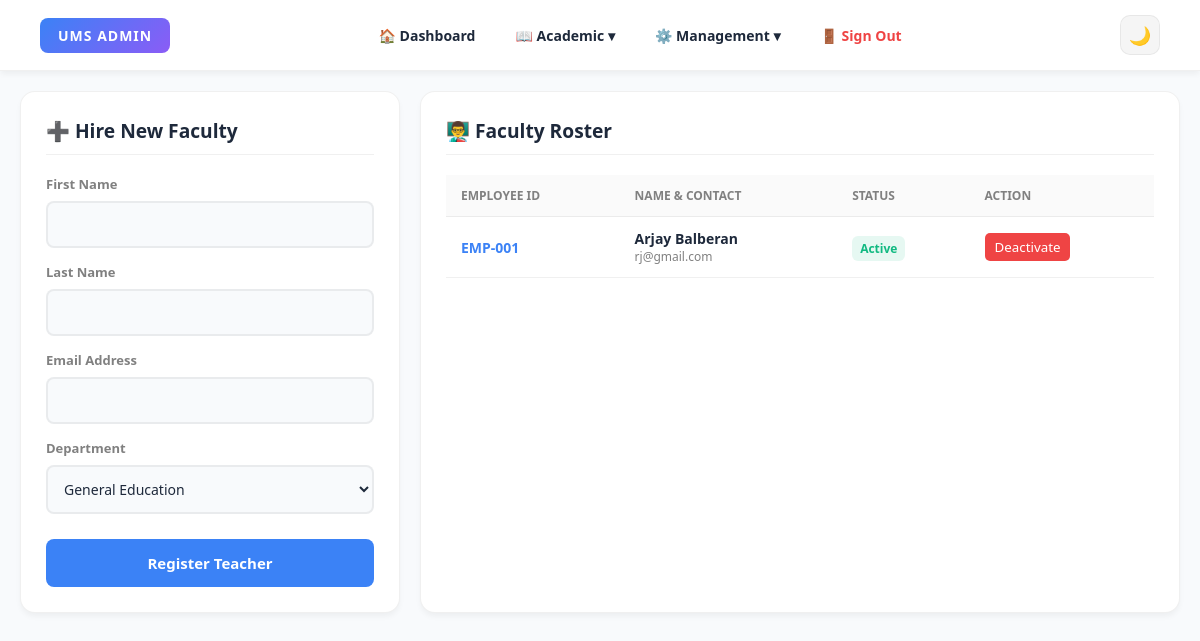
Screenshot of /modules/admin/teachers.php (signed in) with the database file from the repository.
### tables this page shows
CREATE TABLE `teachers` (
  `id` int(11) NOT NULL,
  `employee_no` varchar(20) NOT NULL,
  `first_name` varchar(100) NOT NULL,
  `last_name` varchar(100) NOT NULL,
  `password` varchar(255) DEFAULT NULL,
  `department` varchar(100) DEFAULT NULL,
  `status` enum('Active','Inactive') DEFAULT 'Active',
  `created_at` timestamp NOT NULL DEFAULT current_timestamp(),
  `email` varchar(100) DEFAULT NULL
);

### modules/admin/teachers.php (the view, shortened to what this page needs)
<?php
require_once '../../config/database.php';
$teachers_list = [];
try {
    $teachers_list = $pdo->query("SELECT * FROM teachers ORDER BY id DESC")->fetchAll();
} catch (PDOException $e) {}
include '../../includes/header.php';
?>
<div class="container split-grid" style="display: grid; grid-template-columns: 1fr 2fr; gap: 20px;">
    <div class="card" style="height: fit-content;">
        <h3 class="card-title">➕ Hire New Faculty</h3>
        <form method="POST" action="">
            <div class="input-group">
                <label>First Name</label><input type="text" name="first_name" class="custom-input" required>
            </div>
            <div class="input-group">
                <label>Last Name</label><input type="text" name="last_name" class="custom-input" required>
            </div>
            <div class="input-group">
                <label>Email Address</label><input type="email" name="email" class="custom-input" required>
            </div>
            <div class="input-group">
                <label>Department</label>
                <select name="department" class="custom-select" required>
                    <option value="General Education">General Education</option>
                </select>
            </div>
            <button type="submit" name="add_teacher" class="btn-primary">Register Teacher</button>
        </form>
    </div>
    <div class="card">
        <h3 class="card-title">👨‍🏫 Faculty Roster</h3>
        <div style="overflow-x: auto;">
            <table class="data-table">
                <thead><tr><th>Employee ID</th><th>Name & Contact</th><th>Status</th><th>Action</th></tr></thead>
                <tbody>
                    <?php foreach($teachers_list as $t):
                        $emp_no = $t['employee_no'] ?? 'EMP-00'.$t['id'];
                        $badge = $t['status'] === 'Active' ? 'background: rgba(16,185,129,0.1); color: #10b981;' : 'background: rgba(239,68,68,0.1); color: #ef4444;';
                    ?>
                        <tr>
                            <td style="font-weight: bold; color: var(--primary-color);"><?= htmlspecialchars($emp_no) ?></td>
                            <td>
                                <b><?= htmlspecialchars($t['first_name'] . ' ' . $t['last_name']) ?></b>
                                <div style="font-size:12px;color:gray;"><?= htmlspecialchars($t['email'] ?? 'No email') ?></div>
                            </td>
                            <td><span style="padding: 4px 8px; border-radius: 6px; font-size: 12px; font-weight: bold; <?= $badge ?>"><?= htmlspecialchars($t['status']) ?></span></td>
                            <td>
                                <form method="POST" action="" style="display:inline;">
                                    <?php if($t['status'] === 'Active'): ?>
                                        <button type="submit" name="update_status" style="background:#ef4444; color:white; border:none; padding:5px 10px; border-radius:5px; cursor:pointer;">Deactivate</button>
                                    <?php else: ?>
                                        <input type="hidden" name="new_status" value="Active">
                                        <button type="submit" name="update_status" style="background:#10b981; color:white; border:none; padding:5px 10px; border-radius:5px; cursor:pointer;">Re-activate</button>
                                    <?php endif; ?>
                                </form>
                            </td>
                        </tr>
                    <?php endforeach; ?>
                </tbody>
            </table>
        </div>
    </div>
</div>
<?php include '../../includes/footer.php'; ?>

### includes/header.php (style rules this page uses)
* { box-sizing: border-box; margin: 0; padding: 0; font-family: 'Segoe UI', Tahoma, Geneva, Verdana, sans-serif; }
html, body { width: 100%; max-width: 100%; overflow-x: hidden !important; }
html, body { scrollbar-width: none; -ms-overflow-style: none; }
:root { --bg-color: #f8fafc; --card-bg: #ffffff; --text-color: #1e293b; --nav-bg: #ffffff; --primary-color: #3b82f6; --danger-color: #ef4444; --success-color: #10b981; --border-color: rgba(0,0,0,0.06); --shadow-sm: 0 4px 6px -1px rgba(0,0,0,0.05); --shadow-md: 0 10px 25px rgba(0,0,0,0.08); }
body { background-color: var(--bg-color) !important; color: var(--text-color) !important; transition: 0.3s ease; }
.container { max-width: 1200px; margin: 0 auto; padding: 20px; width: 100%; }
.card { background: var(--card-bg) !important; border-radius: 15px; padding: 25px; box-shadow: var(--shadow-sm) !important; border: 1px solid var(--border-color) !important; margin-bottom: 20px; }
.card-title { font-size: 1.2rem; font-weight: 800; margin-bottom: 20px; border-bottom: 1px solid var(--border-color); padding-bottom: 10px; }
.input-group { margin-bottom: 15px; }
.input-group label { display: block; font-size: 13px; font-weight: bold; margin-bottom: 8px; color: gray; }
.custom-input, .custom-select { width: 100%; padding: 12px; border: 2px solid var(--border-color); border-radius: 8px; background: var(--bg-color); color: var(--text-color); font-size: 14px; outline: none; transition: 0.3s; }
.btn-primary { background: var(--primary-color); color: white; border: none; padding: 14px; border-radius: 8px; font-weight: bold; font-size: 15px; cursor: pointer; transition: 0.3s; width: 100%; margin-top: 10px; }
.data-table { width: 100%; border-collapse: collapse; }
.data-table th, .data-table td { padding: 12px 15px; text-align: left; border-bottom: 1px solid var(--border-color); font-size: 14px; }
.data-table th { background: rgba(0,0,0,0.02); font-size: 12px; text-transform: uppercase; color: gray; }

### rows the page displays
teachers: employee_no "EMP-001", first_name+last_name "Arjay Balberan", email "rj@gmail.com", status "Active", shows "Deactivate"

### other values shown
$user_role "ADMIN"
